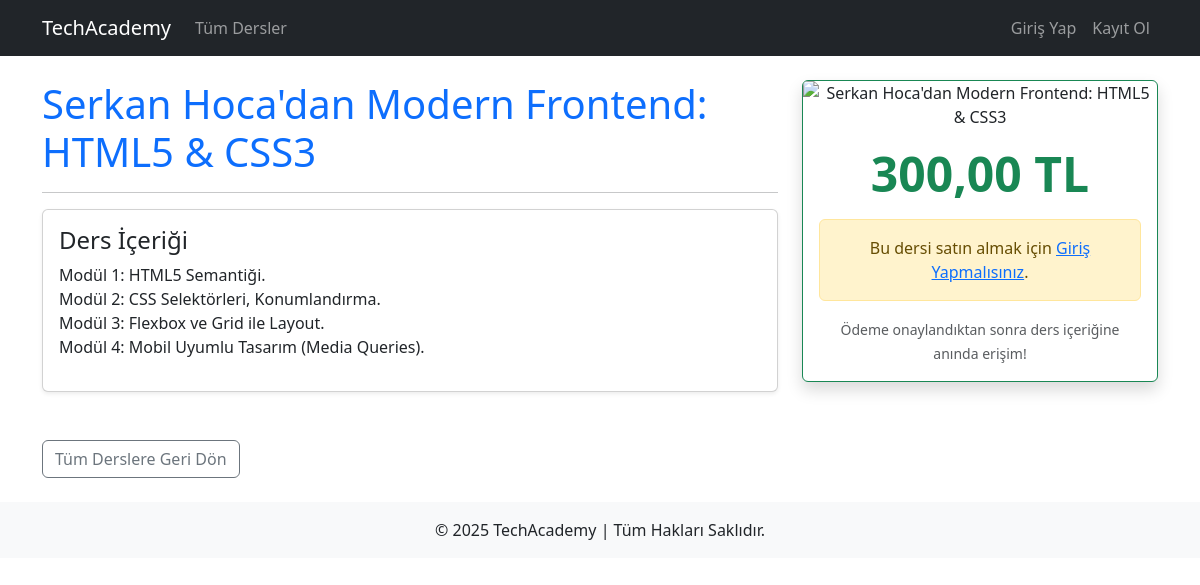
The page /ders_detay.php?id=2 on the database its author committed.
### tables this page shows
CREATE TABLE IF NOT EXISTS `dersler` (
  `id` int NOT NULL AUTO_INCREMENT,
  `ders_adi` varchar(255) NOT NULL,
  `kisa_aciklama` varchar(500) NOT NULL,
  `detayli_icerik` text NOT NULL,
  `fiyat` decimal(10,2) NOT NULL,
  `resim_yolu` varchar(255) NOT NULL,
  PRIMARY KEY (`id`)
);

### ders_detay.php (the view, shortened to what this page needs)
<?php
require_once 'includes/header.php';
require_once 'includes/veritabani.php';
$ders_id = $_GET['id'] ?? null;
$ders = null;
try {
    $sql = "SELECT ders_adi, detayli_icerik, fiyat, resim_yolu FROM dersler WHERE id = ?";
    $stmt = $db->prepare($sql);
    $stmt->execute([$ders_id]);
    $ders = $stmt->fetch(PDO::FETCH_ASSOC);
} catch (PDOException $e) {
    header("Location: dersler.php?hata=db_sorunu");
    exit();
}
?>
<div class="row">
    <div class="col-md-8">
        <h1 class="mb-3 text-primary"><?= htmlspecialchars($ders['ders_adi']) ?></h1>
        <hr>
        <div class="card card-body shadow-sm mb-4">
            <h4>Ders İçeriği</h4>
            <p><?= nl2br(htmlspecialchars($ders['detayli_icerik'])) ?></p>
        </div>
        </div>
    <div class="col-md-4">
        <div class="card text-center border-success shadow">
            <img src="assets/img/<?= htmlspecialchars($ders['resim_yolu'] ?? 'default.jpg') ?>" class="card-img-top" alt="<?= htmlspecialchars($ders['ders_adi']) ?>">
            <div class="card-body">
                <p class="display-5 fw-bold text-success mb-3"><?= number_format($ders['fiyat'], 2, ',', '.') ?> TL</p>
                <?php if (isset($_SESSION['kullanici_id'])): ?>
                    <a href="satin_al.php?ders_id=<?= $ders_id ?>" class="btn btn-lg btn-success w-100">Hemen Satın Al</a>
                <?php else: ?>
                    <div class="alert alert-warning">
                        Bu dersi satın almak için <a href="giris.php">Giriş Yapmalısınız</a>.
                    </div>
                <?php endif; ?>
                <p class="card-text text-muted mt-3"><small>Ödeme onaylandıktan sonra ders içeriğine anında erişim!</small></p>
            </div>
        </div>
    </div>
</div>
<a href="dersler.php" class="btn btn-outline-secondary mt-4">Tüm Derslere Geri Dön</a>
<?php
require_once 'includes/footer.php';
?>

### rows shown on the page
dersler: ders_adi "Serkan Hoca'dan Modern Frontend: HTML5 & CSS3", detayli_icerik "Modül 1: HTML5 Semantiği. Modül 2: CSS Selektörleri, Konumlandırma. Modül 3: Flexbox ve Grid ile Layout. Modül 4: Mobil Uyumlu Tasarım (Media Queries).", fiyat "300,00"
